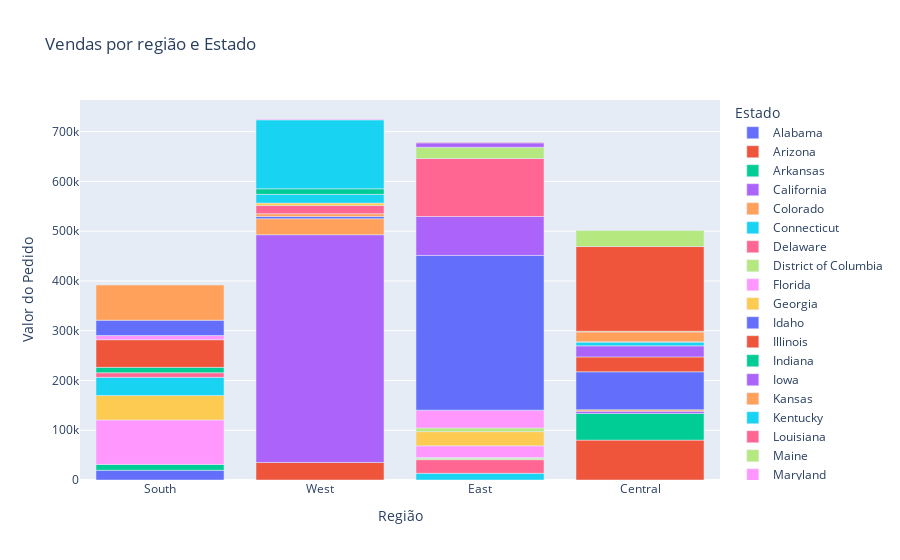

The code cell stored with this chart in its notebook:
### Code cell
figplot5 = pl.bar(df_região_e_estado_vendas, x="Região", y = "Valor do Pedido",color = "Estado", title = "Vendas por região e Estado")
figplot5.show()

### Figure 1 — Plotly figure (JSON) as saved in the notebook; plotly's stock layout.template omitted (floating-point values rounded to 4 significant figures)
{"data": [{"alignmentgroup": "True", "hovertemplate": "Estado=Alabama<br>Região=%{x}<br>Valor do Pedido=%{y}<extra></extra>", "legendgroup": "Alabama", "marker": {"color": "#636efa", "pattern": {"shape": ""}}, "name": "Alabama", "offsetgroup": "Alabama", "orientation": "v", "showlegend": true, "textposition": "auto", "type": "bar", "x": ["South"], "xaxis": "x", "y": [19510.0], "yaxis": "y"}, {"alignmentgroup": "True", "hovertemplate": "Estado=Arizona<br>Região=%{x}<br>Valor do Pedido=%{y}<extra></extra>", "legendgroup": "Arizona", "marker": {"color": "#EF553B", "pattern": {"shape": ""}}, "name": "Arizona", "offsetgroup": "Arizona", "orientation": "v", "showlegend": true, "textposition": "auto", "type": "bar", "x": ["West"], "xaxis": "x", "y": [35280.0], "yaxis": "y"}, {"alignmentgroup": "True", "hovertemplate": "Estado=Arkansas<br>Região=%{x}<br>Valor do Pedido=%{y}<extra></extra>", "legendgroup": "Arkansas", "marker": {"color": "#00cc96", "pattern": {"shape": ""}}, "name": "Arkansas", "offsetgroup": "Arkansas", "orientation": "v", "showlegend": true, "textposition": "auto", "type": "bar", "x": ["South"], "xaxis": "x", "y": [11680.0], "yaxis": "y"}, {"alignmentgroup": "True", "hovertemplate": "Estado=California<br>Região=%{x}<br>Valor do Pedido=%{y}<extra></extra>", "legendgroup": "California", "marker": {"color": "#ab63fa", "pattern": {"shape": ""}}, "name": "California", "offsetgroup": "California", "orientation": "v", "showlegend": true, "textposition": "auto", "type": "bar", "x": ["West"], "xaxis": "x", "y": [457700.0], "yaxis": "y"}, {"alignmentgroup": "True", "hovertemplate": "Estado=Colorado<br>Região=%{x}<br>Valor do Pedido=%{y}<extra></extra>", "legendgroup": "Colorado", "marker": {"color": "#FFA15A", "pattern": {"shape": ""}}, "name": "Colorado", "offsetgroup": "Colorado", "orientation": "v", "showlegend": true, "textposition": "auto", "type": "bar", "x": ["West"], "xaxis": "x", "y": [32110.0], "yaxis": "y"}, {"alignmentgroup": "True", "hovertemplate": "Estado=Connecticut<br>Região=%{x}<br>Valor do Pedido=%{y}<extra></extra>", "legendgroup": "Connecticut", "marker": {"color": "#19d3f3", "pattern": {"shape": ""}}, "name": "Connecticut", "offsetgroup": "Connecticut", "orientation": "v", "showlegend": true, "textposition": "auto", "type": "bar", "x": ["East"], "xaxis": "x", "y": [13380.0], "yaxis": "y"}, {"alignmentgroup": "True", "hovertemplate": "Estado=Delaware<br>Região=%{x}<br>Valor do Pedido=%{y}<extra></extra>", "legendgroup": "Delaware", "marker": {"color": "#FF6692", "pattern": {"shape": ""}}, "name": "Delaware", "offsetgroup": "Delaware", "orientation": "v", "showlegend": true, "textposition": "auto", "type": "bar", "x": ["East"], "xaxis": "x", "y": [27450.0], "yaxis": "y"}, {"alignmentgroup": "True", "hovertemplate": "Estado=District of Columbia<br>Região=%{x}<br>Valor do Pedido=%{y}<extra></extra>", "legendgroup": "District of Columbia", "marker": {"color": "#B6E880", "pattern": {"shape": ""}}, "name": "District of Columbia", "offsetgroup": "District of Columbia", "orientation": "v", "showlegend": true, "textposition": "auto", "type": "bar", "x": ["East"], "xaxis": "x", "y": [2865.0], "yaxis": "y"}, {"alignmentgroup": "True", "hovertemplate": "Estado=Florida<br>Região=%{x}<br>Valor do Pedido=%{y}<extra></extra>", "legendgroup": "Florida", "marker": {"color": "#FF97FF", "pattern": {"shape": ""}}, "name": "Florida", "offsetgroup": "Florida", "orientation": "v", "showlegend": true, "textposition": "auto", "type": "bar", "x": ["South"], "xaxis": "x", "y": [89470.0], "yaxis": "y"}, {"alignmentgroup": "True", "hovertemplate": "Estado=Georgia<br>Região=%{x}<br>Valor do Pedido=%{y}<extra></extra>", "legendgroup": "Georgia", "marker": {"color": "#FECB52", "pattern": {"shape": ""}}, "name": "Georgia", "offsetgroup": "Georgia", "orientation": "v", "showlegend": true, "textposition": "auto", "type": "bar", "x": ["South"], "xaxis": "x", "y": [49100.0], "yaxis": "y"}, {"alignmentgroup": "True", "hovertemplate": "Estado=Idaho<br>Região=%{x}<br>Valor do Pedido=%{y}<extra></extra>", "legendgroup": "Idaho", "marker": {"color": "#636efa", "pattern": {"shape": ""}}, "name": "Idaho", "offsetgroup": "Idaho", "orientation": "v", "showlegend": true, "textposition": "auto", "type": "bar", "x": ["West"], "xaxis": "x", "y": [4382.0], "yaxis": "y"}, {"alignmentgroup": "True", "hovertemplate": "Estado=Illinois<br>Região=%{x}<br>Valor do Pedido=%{y}<extra></extra>", "legendgroup": "Illinois", "marker": {"color": "#EF553B", "pattern": {"shape": ""}}, "name": "Illinois", "offsetgroup": "Illinois", "orientation": "v", "showlegend": true, "textposition": "auto", "type": "bar", "x": ["Central"], "xaxis": "x", "y": [80170.0], "yaxis": "y"}, {"alignmentgroup": "True", "hovertemplate": "Estado=Indiana<br>Região=%{x}<br>Valor do Pedido=%{y}<extra></extra>", "legendgroup": "Indiana", "marker": {"color": "#00cc96", "pattern": {"shape": ""}}, "name": "Indiana", "offsetgroup": "Indiana", "orientation": "v", "showlegend": true, "textposition": "auto", "type": "bar", "x": ["Central"], "xaxis": "x", "y": [53560.0], "yaxis": "y"}, {"alignmentgroup": "True", "hovertemplate": "Estado=Iowa<br>Região=%{x}<br>Valor do Pedido=%{y}<extra></extra>", "legendgroup": "Iowa", "marker": {"color": "#ab63fa", "pattern": {"shape": ""}}, "name": "Iowa", "offsetgroup": "Iowa", "orientation": "v", "showlegend": true, "textposition": "auto", "type": "bar", "x": ["Central"], "xaxis": "x", "y": [4580.0], "yaxis": "y"}, {"alignmentgroup": "True", "hovertemplate": "Estado=Kansas<br>Região=%{x}<br>Valor do Pedido=%{y}<extra></extra>", "legendgroup": "Kansas", "marker": {"color": "#FFA15A", "pattern": {"shape": ""}}, "name": "Kansas", "offsetgroup": "Kansas", "orientation": "v", "showlegend": true, "textposition": "auto", "type": "bar", "x": ["Central"], "xaxis": "x", "y": [2914.0], "yaxis": "y"}, {"alignmentgroup": "True", "hovertemplate": "Estado=Kentucky<br>Região=%{x}<br>Valor do Pedido=%{y}<extra></extra>", "legendgroup": "Kentucky", "marker": {"color": "#19d3f3", "pattern": {"shape": ""}}, "name": "Kentucky", "offsetgroup": "Kentucky", "orientation": "v", "showlegend": true, "textposition": "auto", "type": "bar", "x": ["South"], "xaxis": "x", "y": [36590.0], "yaxis": "y"}, {"alignmentgroup": "True", "hovertemplate": "Estado=Louisiana<br>Região=%{x}<br>Valor do Pedido=%{y}<extra></extra>", "legendgroup": "Louisiana", "marker": {"color": "#FF6692", "pattern": {"shape": ""}}, "name": "Louisiana", "offsetgroup": "Louisiana", "orientation": "v", "showlegend": true, "textposition": "auto", "type": "bar", "x": ["South"], "xaxis": "x", "y": [9217.0], "yaxis": "y"}, {"alignmentgroup": "True", "hovertemplate": "Estado=Maine<br>Região=%{x}<br>Valor do Pedido=%{y}<extra></extra>", "legendgroup": "Maine", "marker": {"color": "#B6E880", "pattern": {"shape": ""}}, "name": "Maine", "offsetgroup": "Maine", "orientation": "v", "showlegend": true, "textposition": "auto", "type": "bar", "x": ["East"], "xaxis": "x", "y": [1271.0], "yaxis": "y"}, {"alignmentgroup": "True", "hovertemplate": "Estado=Maryland<br>Região=%{x}<br>Valor do Pedido=%{y}<extra></extra>", "legendgroup": "Maryland", "marker": {"color": "#FF97FF", "pattern": {"shape": ""}}, "name": "Maryland", "offsetgroup": "Maryland", "orientation": "v", "showlegend": true, "textposition": "auto", "type": "bar", "x": ["East"], "xaxis": "x", "y": [23710.0], "yaxis": "y"}, {"alignmentgroup": "True", "hovertemplate": "Estado=Massachusetts<br>Região=%{x}<br>Valor do Pedido=%{y}<extra></extra>", "legendgroup": "Massachusetts", "marker": {"color": "#FECB52", "pattern": {"shape": ""}}, "name": "Massachusetts", "offsetgroup": "Massachusetts", "orientation": "v", "showlegend": true, "textposition": "auto", "type": "bar", "x": ["East"], "xaxis": "x", "y": [28630.0], "yaxis": "y"}, {"alignmentgroup": "True", "hovertemplate": "Estado=Michigan<br>Região=%{x}<br>Valor do Pedido=%{y}<extra></extra>", "legendgroup": "Michigan", "marker": {"color": "#636efa", "pattern": {"shape": ""}}, "name": "Michigan", "offsetgroup": "Michigan", "orientation": "v", "showlegend": true, "textposition": "auto", "type": "bar", "x": ["Central"], "xaxis": "x", "y": [76270.0], "yaxis": "y"}, {"alignmentgroup": "True", "hovertemplate": "Estado=Minnesota<br>Região=%{x}<br>Valor do Pedido=%{y}<extra></extra>", "legendgroup": "Minnesota", "marker": {"color": "#EF553B", "pattern": {"shape": ""}}, "name": "Minnesota", "offsetgroup": "Minnesota", "orientation": "v", "showlegend": true, "textposition": "auto", "type": "bar", "x": ["Central"], "xaxis": "x", "y": [29860.0], "yaxis": "y"}, {"alignmentgroup": "True", "hovertemplate": "Estado=Mississippi<br>Região=%{x}<br>Valor do Pedido=%{y}<extra></extra>", "legendgroup": "Mississippi", "marker": {"color": "#00cc96", "pattern": {"shape": ""}}, "name": "Mississippi", "offsetgroup": "Mississippi", "orientation": "v", "showlegend": true, "textposition": "auto", "type": "bar", "x": ["South"], "xaxis": "x", "y": [10770.0], "yaxis": "y"}, {"alignmentgroup": "True", "hovertemplate": "Estado=Missouri<br>Região=%{x}<br>Valor do Pedido=%{y}<extra></extra>", "legendgroup": "Missouri", "marker": {"color": "#ab63fa", "pattern": {"shape": ""}}, "name": "Missouri", "offsetgroup": "Missouri", "orientation": "v", "showlegend": true, "textposition": "auto", "type": "bar", "x": ["Central"], "xaxis": "x", "y": [22210.0], "yaxis": "y"}, {"alignmentgroup": "True", "hovertemplate": "Estado=Montana<br>Região=%{x}<br>Valor do Pedido=%{y}<extra></extra>", "legendgroup": "Montana", "marker": {"color": "#FFA15A", "pattern": {"shape": ""}}, "name": "Montana", "offsetgroup": "Montana", "orientation": "v", "showlegend": true, "textposition": "auto", "type": "bar", "x": ["West"], "xaxis": "x", "y": [5589.0], "yaxis": "y"}, {"alignmentgroup": "True", "hovertemplate": "Estado=Nebraska<br>Região=%{x}<br>Valor do Pedido=%{y}<extra></extra>", "legendgroup": "Nebraska", "marker": {"color": "#19d3f3", "pattern": {"shape": ""}}, "name": "Nebraska", "offsetgroup": "Nebraska", "orientation": "v", "showlegend": true, "textposition": "auto", "type": "bar", "x": ["Central"], "xaxis": "x", "y": [7465.0], "yaxis": "y"}, {"alignmentgroup": "True", "hovertemplate": "Estado=Nevada<br>Região=%{x}<br>Valor do Pedido=%{y}<extra></extra>", "legendgroup": "Nevada", "marker": {"color": "#FF6692", "pattern": {"shape": ""}}, "name": "Nevada", "offsetgroup": "Nevada", "orientation": "v", "showlegend": true, "textposition": "auto", "type": "bar", "x": ["West"], "xaxis": "x", "y": [16730.0], "yaxis": "y"}, {"alignmentgroup": "True", "hovertemplate": "Estado=New Hampshire<br>Região=%{x}<br>Valor do Pedido=%{y}<extra></extra>", "legendgroup": "New Hampshire", "marker": {"color": "#B6E880", "pattern": {"shape": ""}}, "name": "New Hampshire", "offsetgroup": "New Hampshire", "orientation": "v", "showlegend": true, "textposition": "auto", "type": "bar", "x": ["East"], "xaxis": "x", "y": [7293.0], "yaxis": "y"}, {"alignmentgroup": "True", "hovertemplate": "Estado=New Jersey<br>Região=%{x}<br>Valor do Pedido=%{y}<extra></extra>", "legendgroup": "New Jersey", "marker": {"color": "#FF97FF", "pattern": {"shape": ""}}, "name": "New Jersey", "offsetgroup": "New Jersey", "orientation": "v", "showlegend": true, "textposition": "auto", "type": "bar", "x": ["East"], "xaxis": "x", "y": [35760.0], "yaxis": "y"}, {"alignmentgroup": "True", "hovertemplate": "Estado=New Mexico<br>Região=%{x}<br>Valor do Pedido=%{y}<extra></extra>", "legendgroup": "New Mexico", "marker": {"color": "#FECB52", "pattern": {"shape": ""}}, "name": "New Mexico", "offsetgroup": "New Mexico", "orientation": "v", "showlegend": true, "textposition": "auto", "type": "bar", "x": ["West"], "xaxis": "x", "y": [4784.0], "yaxis": "y"}, {"alignmentgroup": "True", "hovertemplate": "Estado=New York<br>Região=%{x}<br>Valor do Pedido=%{y}<extra></extra>", "legendgroup": "New York", "marker": {"color": "#636efa", "pattern": {"shape": ""}}, "name": "New York", "offsetgroup": "New York", "orientation": "v", "showlegend": true, "textposition": "auto", "type": "bar", "x": ["East"], "xaxis": "x", "y": [310900.0], "yaxis": "y"}, {"alignmentgroup": "True", "hovertemplate": "Estado=North Carolina<br>Região=%{x}<br>Valor do Pedido=%{y}<extra></extra>", "legendgroup": "North Carolina", "marker": {"color": "#EF553B", "pattern": {"shape": ""}}, "name": "North Carolina", "offsetgroup": "North Carolina", "orientation": "v", "showlegend": true, "textposition": "auto", "type": "bar", "x": ["South"], "xaxis": "x", "y": [55600.0], "yaxis": "y"}, {"alignmentgroup": "True", "hovertemplate": "Estado=North Dakota<br>Região=%{x}<br>Valor do Pedido=%{y}<extra></extra>", "legendgroup": "North Dakota", "marker": {"color": "#00cc96", "pattern": {"shape": ""}}, "name": "North Dakota", "offsetgroup": "North Dakota", "orientation": "v", "showlegend": true, "textposition": "auto", "type": "bar", "x": ["Central"], "xaxis": "x", "y": [919.9], "yaxis": "y"}, {"alignmentgroup": "True", "hovertemplate": "Estado=Ohio<br>Região=%{x}<br>Valor do Pedido=%{y}<extra></extra>", "legendgroup": "Ohio", "marker": {"color": "#ab63fa", "pattern": {"shape": ""}}, "name": "Ohio", "offsetgroup": "Ohio", "orientation": "v", "showlegend": true, "textposition": "auto", "type": "bar", "x": ["East"], "xaxis": "x", "y": [78260.0], "yaxis": "y"}, {"alignmentgroup": "True", "hovertemplate": "Estado=Oklahoma<br>Região=%{x}<br>Valor do Pedido=%{y}<extra></extra>", "legendgroup": "Oklahoma", "marker": {"color": "#FFA15A", "pattern": {"shape": ""}}, "name": "Oklahoma", "offsetgroup": "Oklahoma", "orientation": "v", "showlegend": true, "textposition": "auto", "type": "bar", "x": ["Central"], "xaxis": "x", "y": [19680.0], "yaxis": "y"}, {"alignmentgroup": "True", "hovertemplate": "Estado=Oregon<br>Região=%{x}<br>Valor do Pedido=%{y}<extra></extra>", "legendgroup": "Oregon", "marker": {"color": "#19d3f3", "pattern": {"shape": ""}}, "name": "Oregon", "offsetgroup": "Oregon", "orientation": "v", "showlegend": true, "textposition": "auto", "type": "bar", "x": ["West"], "xaxis": "x", "y": [17430.0], "yaxis": "y"}, {"alignmentgroup": "True", "hovertemplate": "Estado=Pennsylvania<br>Região=%{x}<br>Valor do Pedido=%{y}<extra></extra>", "legendgroup": "Pennsylvania", "marker": {"color": "#FF6692", "pattern": {"shape": ""}}, "name": "Pennsylvania", "offsetgroup": "Pennsylvania", "orientation": "v", "showlegend": true, "textposition": "auto", "type": "bar", "x": ["East"], "xaxis": "x", "y": [116500.0], "yaxis": "y"}, {"alignmentgroup": "True", "hovertemplate": "Estado=Rhode Island<br>Região=%{x}<br>Valor do Pedido=%{y}<extra></extra>", "legendgroup": "Rhode Island", "marker": {"color": "#B6E880", "pattern": {"shape": ""}}, "name": "Rhode Island", "offsetgroup": "Rhode Island", "orientation": "v", "showlegend": true, "textposition": "auto", "type": "bar", "x": ["East"], "xaxis": "x", "y": [22630.0], "yaxis": "y"}, {"alignmentgroup": "True", "hovertemplate": "Estado=South Carolina<br>Região=%{x}<br>Valor do Pedido=%{y}<extra></extra>", "legendgroup": "South Carolina", "marker": {"color": "#FF97FF", "pattern": {"shape": ""}}, "name": "South Carolina", "offsetgroup": "South Carolina", "orientation": "v", "showlegend": true, "textposition": "auto", "type": "bar", "x": ["South"], "xaxis": "x", "y": [8482.0], "yaxis": "y"}, {"alignmentgroup": "True", "hovertemplate": "Estado=South Dakota<br>Região=%{x}<br>Valor do Pedido=%{y}<extra></extra>", "legendgroup": "South Dakota", "marker": {"color": "#FECB52", "pattern": {"shape": ""}}, "name": "South Dakota", "offsetgroup": "South Dakota", "orientation": "v", "showlegend": true, "textposition": "auto", "type": "bar", "x": ["Central"], "xaxis": "x", "y": [1316.0], "yaxis": "y"}, {"alignmentgroup": "True", "hovertemplate": "Estado=Tennessee<br>Região=%{x}<br>Valor do Pedido=%{y}<extra></extra>", "legendgroup": "Tennessee", "marker": {"color": "#636efa", "pattern": {"shape": ""}}, "name": "Tennessee", "offsetgroup": "Tennessee", "orientation": "v", "showlegend": true, "textposition": "auto", "type": "bar", "x": ["South"], "xaxis": "x", "y": [30660.0], "yaxis": "y"}, {"alignmentgroup": "True", "hovertemplate": "Estado=Texas<br>Região=%{x}<br>Valor do Pedido=%{y}<extra></extra>", "legendgroup": "Texas", "marker": {"color": "#EF553B", "pattern": {"shape": ""}}, "name": "Texas", "offsetgroup": "Texas", "orientation": "v", "showlegend": true, "textposition": "auto", "type": "bar", "x": ["Central"], "xaxis": "x", "y": [170200.0], "yaxis": "y"}, {"alignmentgroup": "True", "hovertemplate": "Estado=Utah<br>Região=%{x}<br>Valor do Pedido=%{y}<extra></extra>", "legendgroup": "Utah", "marker": {"color": "#00cc96", "pattern": {"shape": ""}}, "name": "Utah", "offsetgroup": "Utah", "orientation": "v", "showlegend": true, "textposition": "auto", "type": "bar", "x": ["West"], "xaxis": "x", "y": [11220.0], "yaxis": "y"}, {"alignmentgroup": "True", "hovertemplate": "Estado=Vermont<br>Região=%{x}<br>Valor do Pedido=%{y}<extra></extra>", "legendgroup": "Vermont", "marker": {"color": "#ab63fa", "pattern": {"shape": ""}}, "name": "Vermont", "offsetgroup": "Vermont", "orientation": "v", "showlegend": true, "textposition": "auto", "type": "bar", "x": ["East"], "xaxis": "x", "y": [8929.0], "yaxis": "y"}, {"alignmentgroup": "True", "hovertemplate": "Estado=Virginia<br>Região=%{x}<br>Valor do Pedido=%{y}<extra></extra>", "legendgroup": "Virginia", "marker": {"color": "#FFA15A", "pattern": {"shape": ""}}, "name": "Virginia", "offsetgroup": "Virginia", "orientation": "v", "showlegend": true, "textposition": "auto", "type": "bar", "x": ["South"], "xaxis": "x", "y": [70640.0], "yaxis": "y"}, {"alignmentgroup": "True", "hovertemplate": "Estado=Washington<br>Região=%{x}<br>Valor do Pedido=%{y}<extra></extra>", "legendgroup": "Washington", "marker": {"color": "#19d3f3", "pattern": {"shape": ""}}, "name": "Washington", "offsetgroup": "Washington", "orientation": "v", "showlegend": true, "textposition": "auto", "type": "bar", "x": ["West"], "xaxis": "x", "y": [138600.0], "yaxis": "y"}, {"alignmentgroup": "True", "hovertemplate": "Estado=West Virginia<br>Região=%{x}<br>Valor do Pedido=%{y}<extra></extra>", "legendgroup": "West Virginia", "marker": {"color": "#FF6692", "pattern": {"shape": ""}}, "name": "West Virginia", "offsetgroup": "West Virginia", "orientation": "v", "showlegend": true, "textposition": "auto", "type": "bar", "x": ["East"], "xaxis": "x", "y": [1210.0], "yaxis": "y"}, {"alignmentgroup": "True", "hovertemplate": "Estado=Wisconsin<br>Região=%{x}<br>Valor do Pedido=%{y}<extra></extra>", "legendgroup": "Wisconsin", "marker": {"color": "#B6E880", "pattern": {"shape": ""}}, "name": "Wisconsin", "offsetgroup": "Wisconsin", "orientation": "v", "showlegend": true, "textposition": "auto", "type": "bar", "x": ["Central"], "xaxis": "x", "y": [32110.0], "yaxis": "y"}, {"alignmentgroup": "True", "hovertemplate": "Estado=Wyoming<br>Região=%{x}<br>Valor do Pedido=%{y}<extra></extra>", "legendgroup": "Wyoming", "marker": {"color": "#FF97FF", "pattern": {"shape": ""}}, "name": "Wyoming", "offsetgroup": "Wyoming", "orientation": "v", "showlegend": true, "textposition": "auto", "type": "bar", "x": ["West"], "xaxis": "x", "y": [1603.0], "yaxis": "y"}], "layout": {"barmode": "relative", "legend": {"title": {"text": "Estado"}, "tracegroupgap": 0}, "title": {"text": "Vendas por região e Estado"}, "xaxis": {"anchor": "y", "domain": [0, 1], "title": {"text": "Região"}}, "yaxis": {"anchor": "x", "domain": [0, 1], "title": {"text": "Valor do Pedido"}}}}
